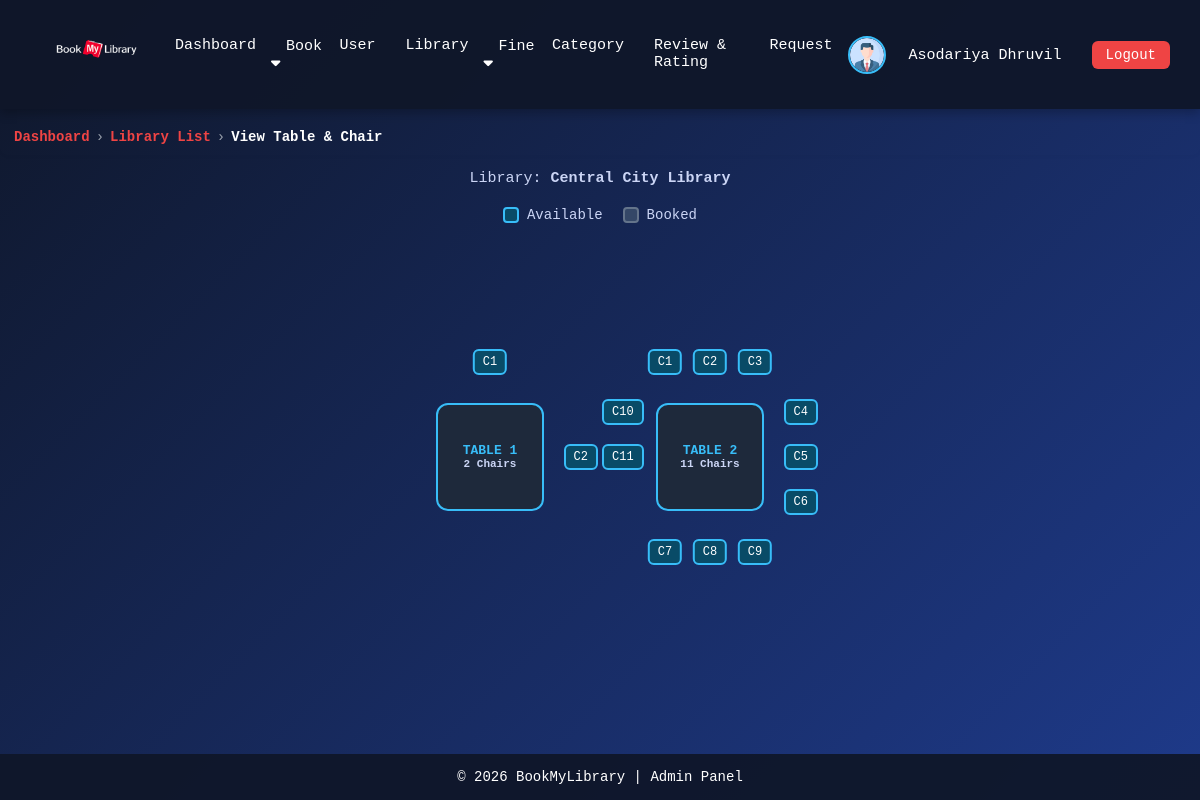
Page /admin/view_table&chair.php?library_id=51867580 (signed in) on the committed database.
### tables this page shows
CREATE TABLE `user` (
  `user_id` int NOT NULL,
  `first_name` varchar(100) DEFAULT NULL,
  `last_name` varchar(100) DEFAULT NULL,
  `email` varchar(255) DEFAULT NULL,
  `contact_no` varchar(15) DEFAULT NULL,
  `gender` varchar(10) DEFAULT NULL,
  `address` varchar(255) DEFAULT NULL,
  `image` varchar(255) DEFAULT NULL,
  `password` varchar(255) NOT NULL,
  `role` varchar(10) DEFAULT NULL,
  `status` varchar(15) DEFAULT NULL
);

CREATE TABLE `library` (
  `library_id` int NOT NULL,
  `user_id` int DEFAULT NULL,
  `library_name` varchar(100) NOT NULL,
  `library_owner_name` varchar(100) NOT NULL,
  `library_email` varchar(255) NOT NULL,
  `table_capacity` int NOT NULL,
  `chair_capacity` int NOT NULL,
  `open_at` time NOT NULL,
  `close_at` time NOT NULL,
  `library_location` varchar(255) NOT NULL,
  `status` varchar(20) NOT NULL,
  `upi_id` varchar(100) NOT NULL DEFAULT 'test@upi'
);

CREATE TABLE `library_chairs` (
  `chair_id` int NOT NULL,
  `table_id` int NOT NULL,
  `library_id` int NOT NULL,
  `chair_no` int NOT NULL,
  `status` enum('available','booked') NOT NULL DEFAULT 'available',
  `booked_by` int DEFAULT NULL,
  `created_at` timestamp NULL DEFAULT CURRENT_TIMESTAMP,
  `updated_at` timestamp NULL DEFAULT CURRENT_TIMESTAMP ON UPDATE CURRENT_TIMESTAMP
);

CREATE TABLE `library_tables` (
  `table_id` int NOT NULL,
  `library_id` int NOT NULL,
  `table_name` varchar(100) NOT NULL,
  `chair_count` int NOT NULL DEFAULT '1',
  `created_at` timestamp NULL DEFAULT CURRENT_TIMESTAMP,
  `updated_at` timestamp NULL DEFAULT CURRENT_TIMESTAMP ON UPDATE CURRENT_TIMESTAMP
);

### admin/view_table&chair.php (the view, shortened to what this page needs)
<?php
require "../db_config.php";
mysqli_query($con, "SET time_zone = '+05:30'");
$library_id = isset($_GET['library_id']) ? intval($_GET['library_id']) : 0;
mysqli_query($con, "
    UPDATE chair_bookings cb
    JOIN library_chairs lc ON lc.chair_id = cb.chair_id
    SET cb.status = 'expired',
        lc.status = 'available'
    WHERE cb.status = 'active'
      AND cb.end_time <= NOW()
");
$libraryQuery = mysqli_query($con, "
    SELECT * FROM library
    WHERE library_id = '$library_id'
    LIMIT 1
");
$libraryData = mysqli_fetch_assoc($libraryQuery);
function getChairPosition($index, $total)
{
    $chairsPerSide = ceil($total / 4);
    if ($index <= $chairsPerSide) {
        return [
            "side" => "top",
            "ratio" => $index / ($chairsPerSide + 1)
        ];
    }
    if ($index <= $chairsPerSide * 2) {
        $sideIndex = $index - $chairsPerSide;
        return [
            "side" => "right",
            "ratio" => $sideIndex / ($chairsPerSide + 1)
        ];
    }
    if ($index <= $chairsPerSide * 3) {
        $sideIndex = $index - ($chairsPerSide * 2);
        return [
            "side" => "bottom",
            "ratio" => $sideIndex / ($chairsPerSide + 1)
        ];
    }
    $sideIndex = $index - ($chairsPerSide * 3);
    return [
        "side" => "left",
        "ratio" => $sideIndex / ($chairsPerSide + 1)
    ];
}
$tables = [];
$tableQuery = mysqli_query($con, "
    SELECT * FROM library_tables
    WHERE library_id = '$library_id'
    ORDER BY table_id ASC
");
while ($tableRow = mysqli_fetch_assoc($tableQuery)) {
    $table_id = $tableRow['table_id'];
    $chairs = [];
    $chairQuery = mysqli_query($con, "
        SELECT
            lc.*,
            CASE
                WHEN EXISTS (
                    SELECT 1
                    FROM chair_bookings cb
                    WHERE cb.chair_id = lc.chair_id
                      AND cb.table_id = lc.table_id
                      AND cb.library_id = lc.library_id
                      AND cb.status = 'active'
                      AND NOW() < cb.end_time
                ) THEN 'booked'
                ELSE 'available'
            END AS current_status
        FROM library_chairs lc
        WHERE lc.table_id = '$table_id'
          AND lc.library_id = '$library_id'
        ORDER BY lc.chair_no ASC
    ");
    while ($chairRow = mysqli_fetch_assoc($chairQuery)) {
        $chairs[] = $chairRow;
    }
    $tableRow['chairs'] = $chairs;
    $tables[] = $tableRow;
}
?>
<!DOCTYPE html>
<html lang="en">
<head>
</head>
<body>
    <?php include 'navbar.php'; ?>
    <div class="breadcrumb-wrapper">
        <nav class="breadcrumb">
            <a href="home.php" class="dashboard">Dashboard</a>
            <span class="separator">›</span>
            <a href="library_list.php" class="dashboard">Library List</a>
            <span class="separator">›</span>
            <span class="current">View Table & Chair</span>
        </nav>
    </div>
    <div class="library-title">
        Library: <strong><?php echo htmlspecialchars($libraryData['library_name']); ?></strong>
    </div>
    <div class="legend">
        <div class="legend-item">
            <div class="legend-box legend-available"></div> Available
        </div>
        <div class="legend-item">
            <div class="legend-box legend-sold"></div> Booked
        </div>
    </div>
    <?php if (count($tables) > 0): ?>
        <div class="hall">
            <?php foreach ($tables as $tableRow): ?>
                <div class="table-unit">
                    <?php
                    foreach ($tableRow['chairs'] as $chair) {
                        $pos = getChairPosition($chair['chair_no'], $tableRow['chair_count']);
                        $statusClass = ($chair['current_status'] === 'booked') ? 'booked' : '';
                        $style = '';
                        if ($pos['side'] === 'top') {
                            $style = "top:-10%; left:" . ($pos['ratio'] * 100) . "%; transform:translateX(-50%);";
                        } elseif ($pos['side'] === 'right') {
                            $style = "right:-10%; top:" . ($pos['ratio'] * 100) . "%; transform:translateY(-50%);";
                        } elseif ($pos['side'] === 'bottom') {
                            $style = "bottom:-10%; left:" . ($pos['ratio'] * 100) . "%; transform:translateX(-50%);";
                        } else {
                            $style = "left:-10%; top:" . ($pos['ratio'] * 100) . "%; transform:translateY(-50%);";
                        }
                    ?>
                        <div class="chair <?php echo $statusClass; ?>" style="<?php echo $style; ?>">
                            C<?php echo $chair['chair_no']; ?>
                        </div>
                    <?php } ?>
                    <div class="table">
                        <?php echo htmlspecialchars($tableRow['table_name']); ?><br>
                        <span><?php echo $tableRow['chair_count']; ?> Chairs</span>
                    </div>
                </div>
            <?php endforeach; ?>
        </div>
    <?php else: ?>
        <div class="no-data">No tables found for this library.</div>
    <?php endif; ?>
    <?php include 'footer.php'; ?>
</body>
</html>

### admin/navbar.php (shortened to what this page needs)
<!DOCTYPE html>
<html lang="en">
<?php
include '../update_status.php';
?>
<head>
    <link rel="stylesheet" href="https://cdnjs.cloudflare.com/ajax/libs/font-awesome/6.5.0/css/all.min.css">
</head>
<body>
    <?php
    $user_id = $_SESSION['id'];
    $user = mysqli_query($con, "SELECT * FROM user WHERE user_id = $user_id");
    $data = mysqli_fetch_assoc($user);
    ?>
    <nav class="navbar">
        <div class="nav-left">
            <a href="home.php">
                <img src="../image/BookMyLibrary.png" alt="Library Logo">
            </a>
        </div>
        <div class="nav-center">
            <a href="home.php">Dashboard</a>
            <div class="dropdown">
                <a href="javascript:void(0);" class="dropbtn">Book <i class="fa-solid fa-caret-down"></i></a>
            </div>
            <a href="user_list.php">User</a>
            <a href="library_list.php">Library</a>
            <div class="dropdown">
                <a href="javascript:void(0);" class="dropbtn">Fine <i class="fa-solid fa-caret-down"></i></a>
            </div>
            <a href="category_list.php">Category</a>
            <a href="review&rating_list.php">Review & Rating</a>
            <a href="librarian_requests.php">Request</a>
        </div>
        <div class="nav-right">
            <div class="profile">
                <img src="../image/<?php echo $data['image']; ?>" alt="Profile">
                <div class="dropdown">
                    <a href="javascript:void(0);" class="dropbtn"><?php echo $data['first_name'] . " " . $data['last_name']; ?></a>
                </div>
            </div>
            <a href="../login.php" class="logout-btn">Logout</a>
        </div>
    </nav>
</body>
</html>

### admin/view_table&chair.php (style rules this page uses)
* { box-sizing: border-box; font-family: "JetBrains Mono", "Fira Code", Consolas, monospace; }
body { margin: 0; background: linear-gradient(135deg, #0f172a, #1e3a8a); color: #fff; }
.library-title { text-align: center; color: #cbd5f5; margin-bottom: 20px; font-size: 15px; }
.legend { display: flex; justify-content: center; gap: 20px; margin-bottom: 25px; flex-wrap: wrap; }
.legend-item { display: flex; align-items: center; gap: 8px; font-size: 14px; color: #cbd5f5; }
.legend-box { width: 16px; height: 16px; border-radius: 4px; border: 2px solid; }
.legend-available { border-color: #38bdf8; background: #094b67; }
.legend-sold { background: #344767; border-color: #64748b; }
.hall { display: grid; grid-template-columns: repeat(auto-fit, minmax(180px, 1fr)); gap: 40px; max-width: 1100px; margin: auto; padding: 20px; }
.table-unit { position: relative; width: 100%; max-width: 266px; aspect-ratio: 1/1; margin: 10px auto; padding: 10px; }
.table { position: absolute; inset: 50% auto auto 50%; transform: translate(-50%, -50%); width: 60%; height: 60%; background: #1e293b; border-radius: 12px; border: 2px solid #38bdf8; display: flex; flex-direction: column; align-items: center; justify-content: center; font-size: clamp(10px, 2.5vw, 13px); font-weight: 700; color: #38bdf8; text-align: center; }
.table span { font-size: clamp(9px, 2vw, 11px); color: #cbd5f5; }
.chair { position: absolute; border: 2px solid #38bdf8; background: #094b67; color: #fff; padding: 4px 8px; border-radius: 6px; font-size: 12px; cursor: default; }
.breadcrumb-wrapper { padding: 10px 14px; border-radius: 8px; margin-bottom: 15px; margin-top: 10px; box-shadow: 0 2px 4px rgba(0, 0, 0, 0.02); }
.breadcrumb { font-size: 14px; font-weight: 500; color: #6b7280; display: flex; flex-wrap: wrap; align-items: center; gap: 6px; }
.breadcrumb .dashboard { color: #ef4444; font-weight: 600; }
.breadcrumb .separator { color: #9ca3af; }
.breadcrumb a { text-decoration: none; color: #ef4444; transition: 0.2s ease; }
.breadcrumb .current { color: #fff; font-weight: 600; }

### admin/navbar.php (style rules this page uses)
.navbar { background: rgba(15, 23, 42, 0.95); color: #fff; padding: 12px 30px; display: flex; align-items: center; justify-content: space-between; flex-wrap: wrap; box-shadow: 0 4px 10px rgba(0, 0, 0, 0.25); font-family: "JetBrains Mono", "Fira Code", Consolas, monospace; }
.nav-left { display: flex; align-items: center; gap: 10px; }
.nav-left img { height: 80px; width: 130px; }
.nav-center { flex: 1; display: flex; justify-content: center; }
.nav-center a { color: #fff; text-decoration: none; margin: 0 15px; font-size: 15px; }
.nav-right { display: flex; align-items: center; gap: 15px; }
.profile { display: flex; align-items: center; gap: 8px; color: #fff; }
.profile img { width: 38px; height: 38px; border-radius: 50%; border: 2px solid #38bdf8; object-fit: cover; }
.logout-btn { padding: 6px 14px; border-radius: 6px; background: #ef4444; color: #fff; text-decoration: none; font-size: 14px; }
.dropdown { position: relative; display: inline-block; }
.dropdown>a { color: #fff; text-decoration: none; margin: 0 15px; font-size: 15px; cursor: pointer; }
.dropdown>a.dropbtn { color: #fff; text-decoration: none; margin: 0 15px; font-size: 15px; cursor: pointer; }

### admin/footer.php (style rules this page uses)
html, body { height: 100%; margin: 0; }
body { display: flex; flex-direction: column; }

### rows in the picture
user: image (placeholder picture), first_name "Asodariya", last_name "Dhruvil"
library: library_name "Central City Library"
library_tables: table_name "TABLE 1", chair_count "2"
library_chairs: chair_no "1"
library_chairs: chair_no "2"
library_tables: table_name "TABLE 2", chair_count "11"
library_chairs: chair_no "1"
library_chairs: chair_no "2"
library_chairs: chair_no "3"
library_chairs: chair_no "4"
library_chairs: chair_no "5"
library_chairs: chair_no "6"
library_chairs: chair_no "7"
library_chairs: chair_no "8"
library_chairs: chair_no "9"
library_chairs: chair_no "10"
library_chairs: chair_no "11"
